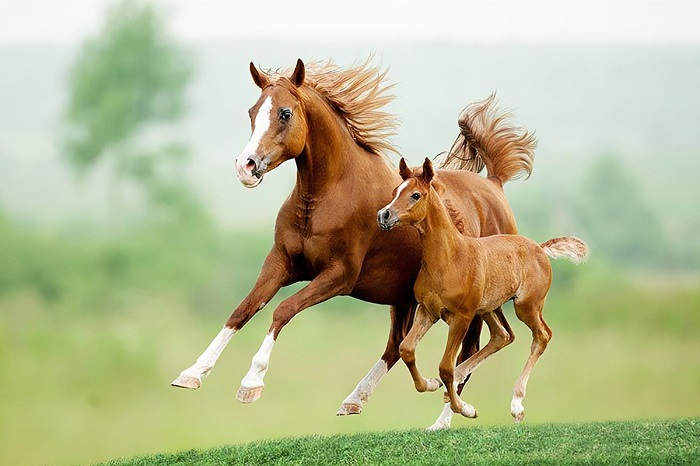
#> input picture DIP/1.jpg, 700 x 466 px
$ python Diff_Kernel.py
#> lines starting #> are read from the running program, lines starting #| are printed output that depends on the picture
import cv2
import numpy as np
from matplotlib import pyplot as plt


def main():
    img_path = '1.jpg'
    rgb = plt.imread(img_path)
#> rgb is the input picture: shape (466, 700, 3); mean R, G, B 182.1, 185.8, 145.7
    print(rgb.shape)
#| (466, 700, 3)

    grayscale = cv2.cvtColor(rgb, cv2.COLOR_RGB2GRAY)
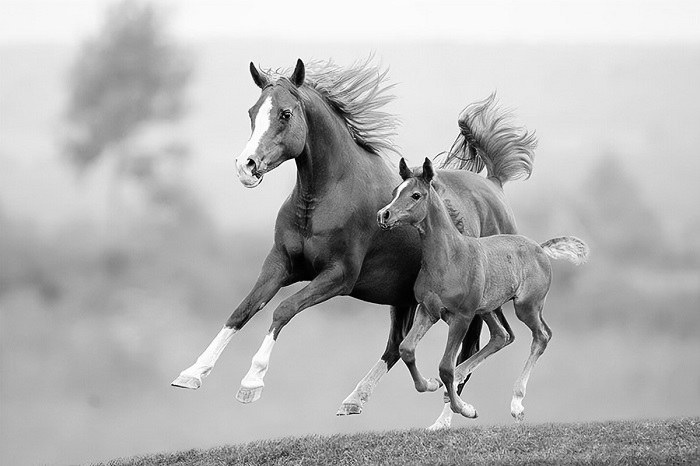
#> grayscale: shape (466, 700); min 0, max 255, mean 180.1
    print(grayscale.shape, grayscale.max(), grayscale.min())
#| (466, 700) 255 0

    plt.title('Grayscale')
    plt.imshow(grayscale, cmap='gray')

    kernel1 = np.array([
        [0, -1, 0],
        [-1, 4, -1],
        [0, -1, 0]
    ], dtype=np.int8)

    processed_img1 = cv2.filter2D(grayscale, -1, kernel1)
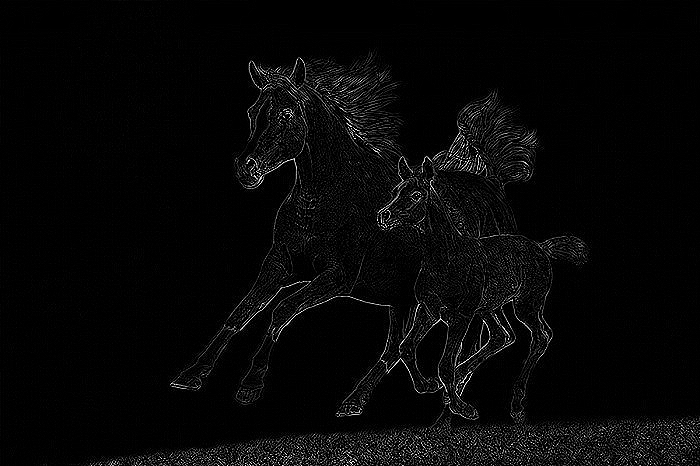
#> processed_img1: shape (466, 700); min 0, max 255, mean 7.5

    kernel2 = np.array([
        [0, -1, 0],
        [-1, 4, -1],
        [0, -1, 0]
    ], dtype=np.int8)

    processed_img2 = cv2.filter2D(grayscale, -1, kernel2)

    kernel3 = np.array([
        [0, -1, 0],
        [-1, 4, -1],
        [0, -1, 0]
    ], dtype=np.int8)

    processed_img3 = cv2.filter2D(grayscale, -1, kernel3)

    kernel4 = np.array([
        [0, -1, 0],
        [-1, 4, -1],
        [0, -1, 0]
    ], dtype=np.int8)

    processed_img4 = cv2.filter2D(grayscale, -1, kernel4)

    kernel5 = np.array([
        [0, -1, 0],
        [-1, 4, -1],
        [0, -1, 0]
    ], dtype=np.int8)

    processed_img5 = cv2.filter2D(grayscale, -1, kernel5)

    kernel6 = np.array([
        [0, -1, 0],
        [-1, 4, -1],
        [0, -1, 0]
    ], dtype=np.int8)

    processed_img6 = cv2.filter2D(grayscale, -1, kernel6)


    img_set = [grayscale, processed_img1, processed_img2, processed_img3, processed_img4, processed_img5, processed_img6 ]
    title_set = ['Grayscale', 'kernel1', 'kernel2', 'kernel3', 'kernel4', 'kernel5', 'kernel6']
    plot_img(img_set, title_set)


def plot_img(img_set, title_set):
    n = len(img_set)
#> n = 7
    plt.figure(figsize=(40, 40))
    for i in range(n):
        plt.subplot(6, 3, i + 1)
        plt.title(title_set[i])
        plt.imshow(img_set[i], cmap='gray')
    plt.show()

if __name__ == '__main__':
        main()
